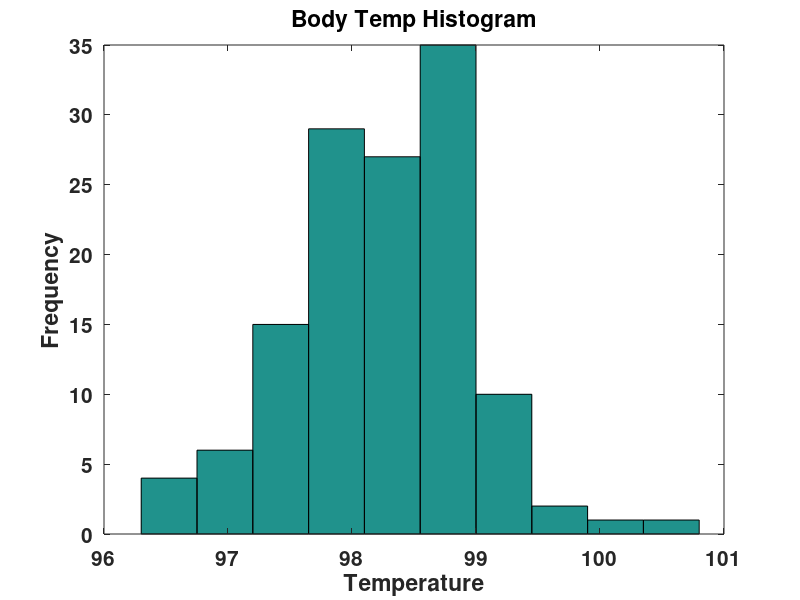

Reproduce this figure in MATLAB.
%% CS-435 Project 1 in Class
% Ari Cooper
% Sep 6, 2016

%% Load data
bodytemp = load('bodytemp.dat.txt');
n = length(bodytemp); % extract the length
[row, col] = size(bodytemp); % extract size

%%Generate x
x = 1 : n;

%% Generate a scatter plot
% figure(1)
% scatter(x, bodytemp);

% Change color and marker size
% figure(2)
% scatter(x, bodytemp, 5, 'r');
% figure(3)
% scatter(x, bodytemp, 20, 'm', 'fill');

% Add title and display format
% title('Scatter plot for body temp', 'FontSize', 20, 'fontweight', 'bold');

% Add x and y labels
% xlabel('Samples', 'FontSize', 16, 'fontweight', 'bold');
% ylabel('Degrees of F', 'FontSize', 16, 'fontweight', 'bold');

% Calculate total mean and variance
total_mean = mean(bodytemp);
total_var = var(bodytemp);

% Extract female and male data sets (65 each)
normtemp = load('bodytemp.dat.txt');
maletemp = normtemp(1 : 65);
femaletemp = normtemp(66 : end);

% Compute mean and var for females and males seperately
male_mean = mean(maletemp);
male_var = var(maletemp);

female_mean = mean(femaletemp);
female_var = var(femaletemp);

%% Plot

figure(4)
hist(bodytemp);
title('Body Temp Histogram', 'FontSize', 20, 'FontWeight', 'bold');
xlabel('Temperature', 'FontSize', 20, 'FontWeight', 'bold');
ylabel('Frequency', 'FontSize', 20, 'FontWeight', 'bold');
set(gca, 'FontSize', 15, 'FontWeight', 'bold');

% Plot a Histogram for Male


% Plot a Histogram for Female


%% Display Results on the Console

fprintf('The mean %% body temp for male is: %5.2f degrees.\n', male_mean);
fprintf('The mean %% body temp for female is: %5.2f degrees.\n', female_mean);

fprintf('The var %% body temp for male is: %5.2f degrees.\n', male_var);
fprintf('The var %% body temp for female is: %5.2f degrees.\n', female_var);

disp(['The mean body temp for male is: ', num2str(male_mean)]);

%% Write to a file

fid = fopen('result_inclass.txt', 'w'); %Open a file

fprintf(fid, 'Ari Cooper \n');
fprintf(fid, 'Project 1, Sep 8, 2016');
fprintf(fid, ' ------- \n\n\n');

fprintf(fid,'The mean %% body temp for male is: %5.2f degrees.\n', male_mean);
fprintf(fid,'The mean %% body temp for female is: %5.2f degrees.\n', female_mean);

fprintf(fid,'The var %% body temp for male is: %5.2f degrees.\n', male_var);
fprintf(fid,'The var %% body temp for female is: %5.2f degrees.\n', female_var);

fclose(fid); % Remember to close file
